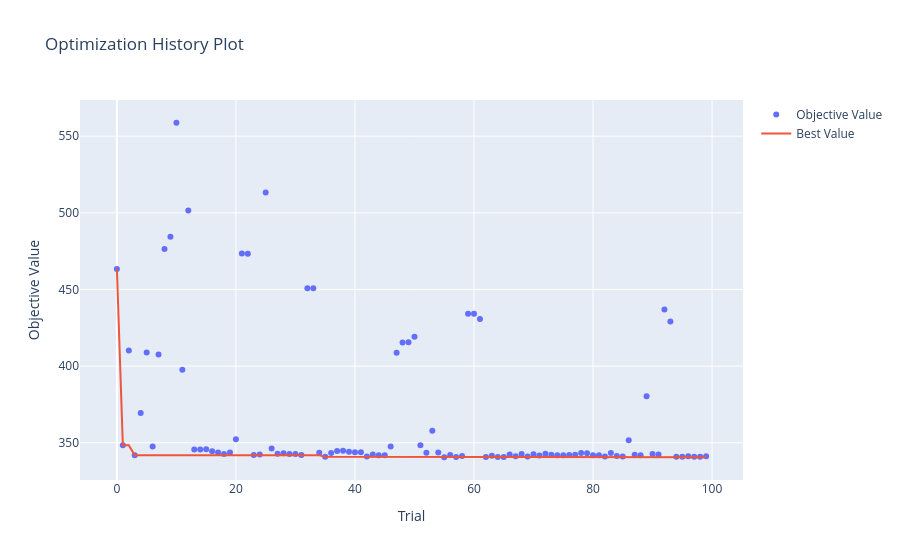
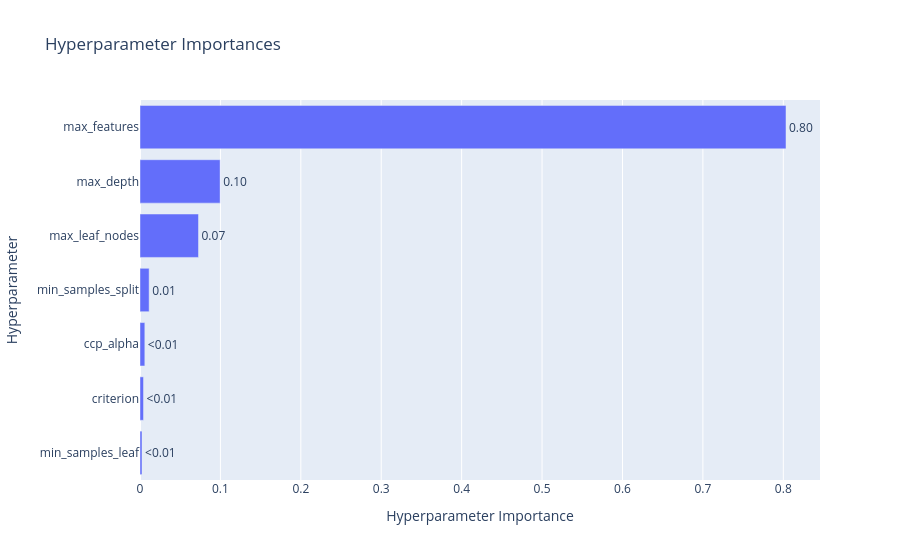

The cell these charts' notebook holds for them, in order:
### Code cell
def objective(trial):
    params = {
        "max_depth": trial.suggest_int("max_depth", 2, 32),
        "min_samples_split": trial.suggest_int("min_samples_split", 2, 20),
        "min_samples_leaf": trial.suggest_int("min_samples_leaf", 1, 20),
        "max_leaf_nodes": trial.suggest_int("max_leaf_nodes", 2, 100),  
        "ccp_alpha": trial.suggest_float("ccp_alpha", 0.0, 0.1),
        "max_features": trial.suggest_categorical("max_features", [None, "sqrt", "log2"]),
        "criterion": trial.suggest_categorical("criterion", ["squared_error", "absolute_error"])
    }

    model = DecisionTreeRegressor(**params, random_state=RANDOM_STATE)
    pipeline = Pipeline([
        ("preprocessor", tree_preprocessor),
        ("model", model)
    ])

    scorer = make_scorer(root_mean_squared_error)
    scores = cross_val_score(
        pipeline,
        X_train_val,
        y_train_val,
        cv=cv,
        scoring=scorer
    )

    return scores.mean()

sampler = optuna.samplers.TPESampler(seed=RANDOM_STATE)
study = optuna.create_study(direction='minimize', sampler=sampler)
study.optimize(objective, n_trials=100, show_progress_bar=True, n_jobs=4)

fig1 = optuna.visualization.plot_optimization_history(study)
fig2 = optuna.visualization.plot_param_importances(study)

display(fig1)
display(fig2) 

best_params = study.best_params
print("Лучшие гиперпараметры:", best_params)
best_value = study.best_value
print("Лучшее среднее значение RMSE на кросс-валидации:", round(best_value, 3))

### Figure 1 — Plotly figure (JSON) as saved in the notebook; plotly's stock layout.template omitted (floating-point values rounded to 4 significant figures)
{"data": [{"mode": "markers", "name": "Objective Value", "type": "scatter", "x": [0, 1, 2, 3, 4, 5, 6, 7, 8, 9, 10, 11, 12, 13, 14, 15, 16, 17, 18, 19, 20, 21, 22, 23, 24, 25, 26, 27, 28, 29, 30, 31, 32, 33, 34, 35, 36, 37, 38, 39, 40, 41, 42, 43, 44, 45, 46, 47, 48, 49, 50, 51, 52, 53, 54, 55, 56, 57, 58, 59, 60, 61, 62, 63, 64, 65, 66, 67, 68, 69, 70, 71, 72, 73, 74, 75, 76, 77, 78, 79, 80, 81, 82, 83, 84, 85, 86, 87, 88, 89, 90, 91, 92, 93, 94, 95, 96, 97, 98, 99], "y": [463.4, 348.5, 410.3, 341.9, 369.5, 408.9, 347.6, 407.5, 476.5, 484.4, 558.8, 397.6, 501.5, 345.6, 345.6, 345.9, 344.4, 343.7, 342.7, 343.6, 352.3, 473.5, 473.3, 342.0, 342.4, 513.2, 346.2, 342.8, 343.1, 342.7, 342.8, 342.1, 450.8, 450.9, 343.6, 340.9, 343.3, 344.7, 344.9, 344.1, 343.8, 343.8, 341.1, 342.3, 341.8, 341.8, 347.5, 408.8, 415.4, 415.6, 419.1, 348.4, 343.5, 357.9, 343.6, 340.6, 342.0, 340.7, 341.3, 434.2, 434.2, 430.8, 340.7, 341.6, 340.7, 340.7, 342.3, 341.2, 342.6, 341.1, 342.6, 341.7, 342.9, 342.2, 341.9, 341.8, 342.1, 342.3, 343.3, 343.1, 341.8, 341.8, 341.1, 343.3, 341.4, 341.1, 351.6, 342.2, 341.8, 380.4, 342.7, 342.4, 437.0, 429.1, 340.9, 340.9, 341.2, 340.8, 340.8, 341.2]}, {"mode": "lines", "name": "Best Value", "type": "scatter", "x": [0, 1, 2, 3, 4, 5, 6, 7, 8, 9, 10, 11, 12, 13, 14, 15, 16, 17, 18, 19, 20, 21, 22, 23, 24, 25, 26, 27, 28, 29, 30, 31, 32, 33, 34, 35, 36, 37, 38, 39, 40, 41, 42, 43, 44, 45, 46, 47, 48, 49, 50, 51, 52, 53, 54, 55, 56, 57, 58, 59, 60, 61, 62, 63, 64, 65, 66, 67, 68, 69, 70, 71, 72, 73, 74, 75, 76, 77, 78, 79, 80, 81, 82, 83, 84, 85, 86, 87, 88, 89, 90, 91, 92, 93, 94, 95, 96, 97, 98, 99], "y": [463.4, 348.5, 348.5, 341.9, 341.9, 341.9, 341.9, 341.9, 341.9, 341.9, 341.9, 341.9, 341.9, 341.9, 341.9, 341.9, 341.9, 341.9, 341.9, 341.9, 341.9, 341.9, 341.9, 341.9, 341.9, 341.9, 341.9, 341.9, 341.9, 341.9, 341.9, 341.9, 341.9, 341.9, 341.9, 340.9, 340.9, 340.9, 340.9, 340.9, 340.9, 340.9, 340.9, 340.9, 340.9, 340.9, 340.9, 340.9, 340.9, 340.9, 340.9, 340.9, 340.9, 340.9, 340.9, 340.6, 340.6, 340.6, 340.6, 340.6, 340.6, 340.6, 340.6, 340.6, 340.6, 340.6, 340.6, 340.6, 340.6, 340.6, 340.6, 340.6, 340.6, 340.6, 340.6, 340.6, 340.6, 340.6, 340.6, 340.6, 340.6, 340.6, 340.6, 340.6, 340.6, 340.6, 340.6, 340.6, 340.6, 340.6, 340.6, 340.6, 340.6, 340.6, 340.6, 340.6, 340.6, 340.6, 340.6, 340.6]}, {"marker": {"color": "#cccccc"}, "mode": "markers", "name": "Infeasible Trial", "showlegend": false, "type": "scatter", "x": [], "y": []}], "layout": {"title": {"text": "Optimization History Plot"}, "xaxis": {"title": {"text": "Trial"}}, "yaxis": {"title": {"text": "Objective Value"}}}}

### Figure 2 — Plotly figure (JSON) as saved in the notebook; plotly's stock layout.template omitted (floating-point values rounded to 4 significant figures)
{"data": [{"cliponaxis": false, "hovertemplate": ["min_samples_leaf (IntDistribution): 0.0025143722768992266<extra></extra>", "criterion (CategoricalDistribution): 0.004369431652790043<extra></extra>", "ccp_alpha (FloatDistribution): 0.006006656769202138<extra></extra>", "min_samples_split (IntDistribution): 0.011368834358382728<extra></extra>", "max_leaf_nodes (IntDistribution): 0.07273797756269657<extra></extra>", "max_depth (IntDistribution): 0.09964644479578755<extra></extra>", "max_features (CategoricalDistribution): 0.8033562825842417<extra></extra>"], "name": "Objective Value", "orientation": "h", "text": ["<0.01", "<0.01", "<0.01", "0.01", "0.07", "0.10", "0.80"], "textposition": "outside", "type": "bar", "x": [0.002514, 0.004369, 0.006007, 0.01137, 0.07274, 0.09965, 0.8034], "y": ["min_samples_leaf", "criterion", "ccp_alpha", "min_samples_split", "max_leaf_nodes", "max_depth", "max_features"]}], "layout": {"title": {"text": "Hyperparameter Importances"}, "xaxis": {"title": {"text": "Hyperparameter Importance"}}, "yaxis": {"title": {"text": "Hyperparameter"}}}}
